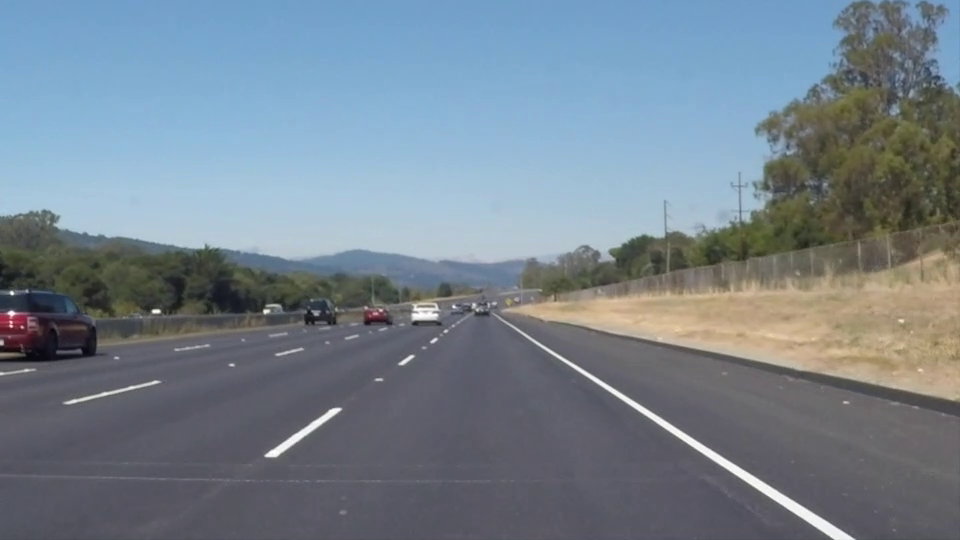
#> input picture frame 22 of videos/test_video.mp4, 960 x 540 px
$ python lane_detector.py
#> lines starting #> are read from the running program, lines starting #| are printed output that depends on the picture; after the words box and inside, x2 and y2 are one past the last pixel; in counts of white or black regions, pixels touching at a corner belong together
import cv2
import numpy as np
import csv
import os

# Configuration constants
ROI_VERTICES_RATIO = [(0.1, 1), (0.9, 1), (0.55, 0.6), (0.45, 0.6)]
CANNY_THRESHOLDS = (50, 150)
HOUGH_PARAMS = {
    "rho": 2,
    "theta": np.pi / 180,
    "threshold": 100,
    "min_line_len": 40,
    "max_line_gap": 5,
}
LANE_WIDTH_METERS = 3.7
PIXELS_PER_METER = 700  # approx lane width in pixels

def region_of_interest(img):
    height, width = img.shape[:2]
    vertices = np.array([[
        (int(x_ratio * width), int(y_ratio * height)) for x_ratio, y_ratio in ROI_VERTICES_RATIO
    ]], dtype=np.int32)

    mask = np.zeros_like(img)
    cv2.fillPoly(mask, vertices, 255)
    return cv2.bitwise_and(img, mask)

def average_slope_intercept(lines):
    if lines is None:
        return None, None

    left_lines, right_lines = [], []
    for line in lines:
        for x1, y1, x2, y2 in line:
            if abs(x2 - x1) < 20:  # filter near-vertical lines
                continue
            slope = (y2 - y1) / (x2 - x1)
            intercept = y1 - slope * x1

            # Slope threshold to filter out noise and assign side
            if slope < -0.5:
                left_lines.append((slope, intercept))
            elif slope > 0.5:
                right_lines.append((slope, intercept))

    left_avg = np.mean(left_lines, axis=0) if left_lines else None
    right_avg = np.mean(right_lines, axis=0) if right_lines else None
    return left_avg, right_avg

def make_line_coordinates(image, line_params):
    if line_params is None:
        return None

    slope, intercept = line_params
    height = image.shape[0]
    y1 = height
    y2 = int(y1 * 0.6)

    # Protect against division by zero
    if slope == 0:
        return None

    x1 = int((y1 - intercept) / slope)
    x2 = int((y2 - intercept) / slope)
    return np.array([x1, y1, x2, y2])

def draw_lines(image, lines, color=(0, 255, 0), thickness=10):
    line_img = np.zeros_like(image)
    if lines:
        for line in lines:
            if line is not None:
                x1, y1, x2, y2 = line
                cv2.line(line_img, (x1, y1), (x2, y2), color, thickness)
    return line_img

def process_frame(frame, csv_writer):
    gray = cv2.cvtColor(frame, cv2.COLOR_BGR2GRAY)
    blur = cv2.GaussianBlur(gray, (5, 5), 0)
    edges = cv2.Canny(blur, *CANNY_THRESHOLDS)
    cropped_edges = region_of_interest(edges)

    lines = cv2.HoughLinesP(
        cropped_edges,
        HOUGH_PARAMS["rho"],
        HOUGH_PARAMS["theta"],
        HOUGH_PARAMS["threshold"],
        minLineLength=HOUGH_PARAMS["min_line_len"],
        maxLineGap=HOUGH_PARAMS["max_line_gap"]
    )

    left_avg, right_avg = average_slope_intercept(lines)
    output = frame.copy()

    if left_avg is not None and right_avg is not None:
        left_line = make_line_coordinates(frame, left_avg)
        right_line = make_line_coordinates(frame, right_avg)

        if left_line is not None and right_line is not None:
            lane_center = (left_line[2] + right_line[2]) // 2
            frame_center = frame.shape[1] // 2

            offset = (frame_center - lane_center) * LANE_WIDTH_METERS / PIXELS_PER_METER

            lane_lines_img = draw_lines(frame, [left_line, right_line])
            combined = cv2.addWeighted(frame, 0.8, lane_lines_img, 1, 1)

            # Draw vertical reference lines
            cv2.line(combined, (frame_center, frame.shape[0]), (frame_center, int(frame.shape[0]*0.6)), (255, 0, 0), 2)
            cv2.line(combined, (lane_center, frame.shape[0]), (lane_center, int(frame.shape[0]*0.6)), (0, 255, 255), 2)

            cv2.putText(combined, f"Offset: {offset:.2f} m", (50, 50), cv2.FONT_HERSHEY_SIMPLEX, 1, (255, 0, 0), 2)

            csv_writer.writerow([offset])
            return combined

    # If detection fails, mark frame accordingly and log NaN offset
    cv2.putText(output, "Lane not detected", (50, 50), cv2.FONT_HERSHEY_SIMPLEX, 1, (0, 0, 255), 2)
    csv_writer.writerow(["NaN"])
    return output

def main():
    os.makedirs("output", exist_ok=True)
    cap = cv2.VideoCapture('videos/test_video.mp4')

    if not cap.isOpened():
        print("❌ Error: Could not open input video!")
        return

    with open('lane_data.csv', mode='w', newline='') as file:
        writer = csv.writer(file)
        writer.writerow(['Offset'])

        ret, frame = cap.read()
#> frame is the input picture: shape (540, 960, 3); mean B, G, R 141.9, 130.7, 117.7
        if not ret:
            print("❌ Could not read first frame.")
            return

        height, width = frame.shape[:2]
#> height = 540; width = 960
        fourcc = cv2.VideoWriter_fourcc(*'mp4v')
        out = cv2.VideoWriter('output/result_video.mp4', fourcc, 20.0, (width, height))

        cap.set(cv2.CAP_PROP_POS_FRAMES, 0)  # Reset to first frame

        while True:
            ret, frame = cap.read()
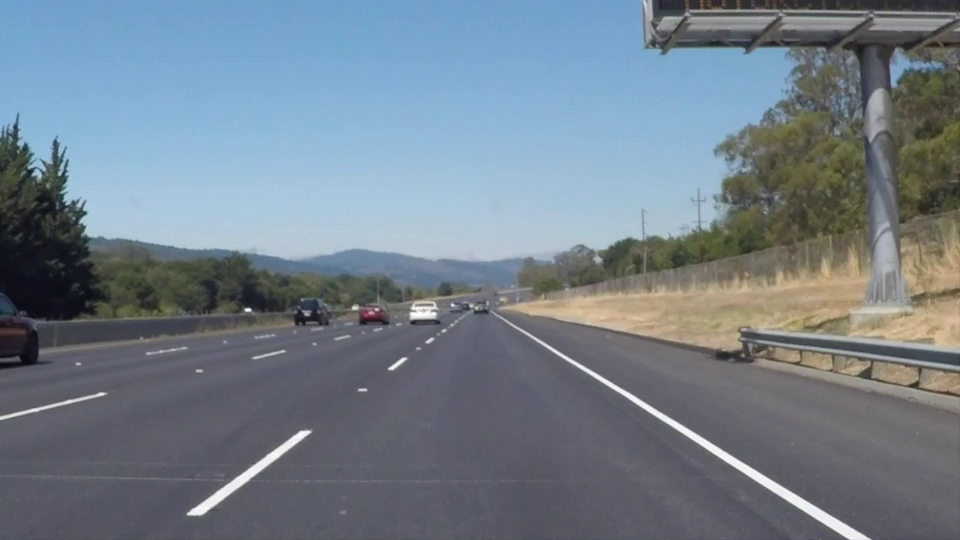
#> input picture frame 0 of videos/test_video.mp4, 960 x 540 px
#> frame is the input picture: shape (540, 960, 3); mean B, G, R 138.4, 127.2, 114.8
            if not ret:
                break

            processed_frame = process_frame(frame, writer)
#> in process_frame, `gray = cv2.cvtColor(frame, cv2.COLOR_BGR2GRAY)`:
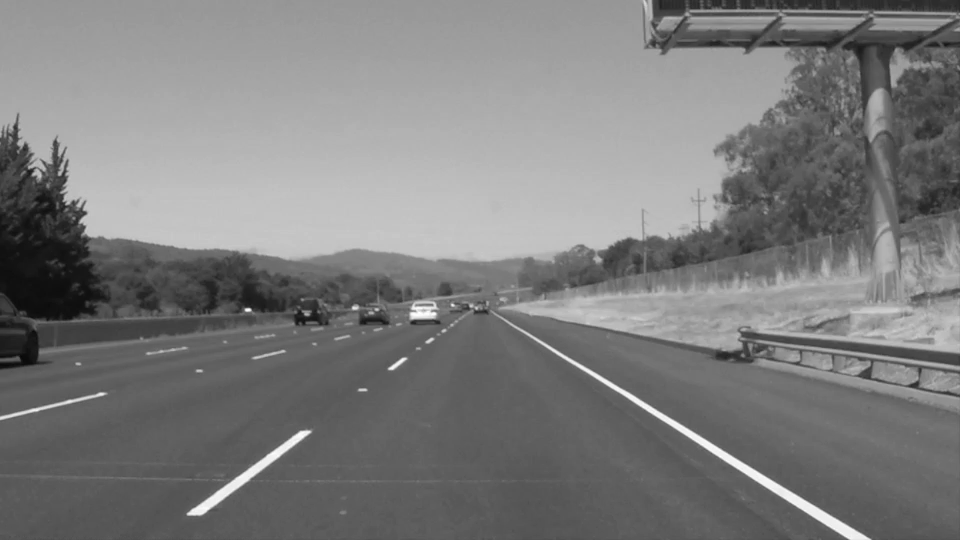
#> gray: shape (540, 960); min 6, max 255, mean 124.7
#> in process_frame, `edges = cv2.Canny(blur, *CANNY_THRESHOLDS)`:
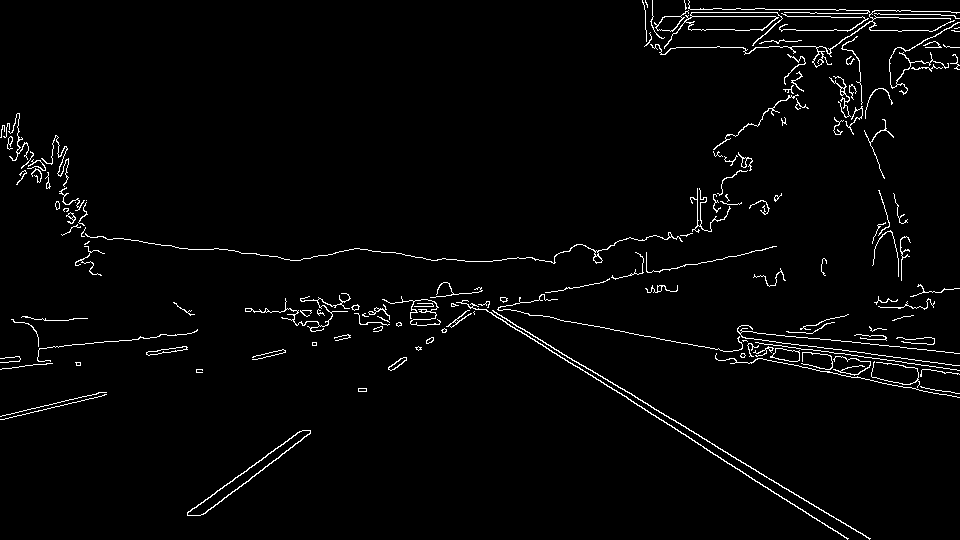
#> edges: shape (540, 960); 2.5% white in thin lines or dots
#> in region_of_interest, `cv2.fillPoly(mask, vertices, 255)`:
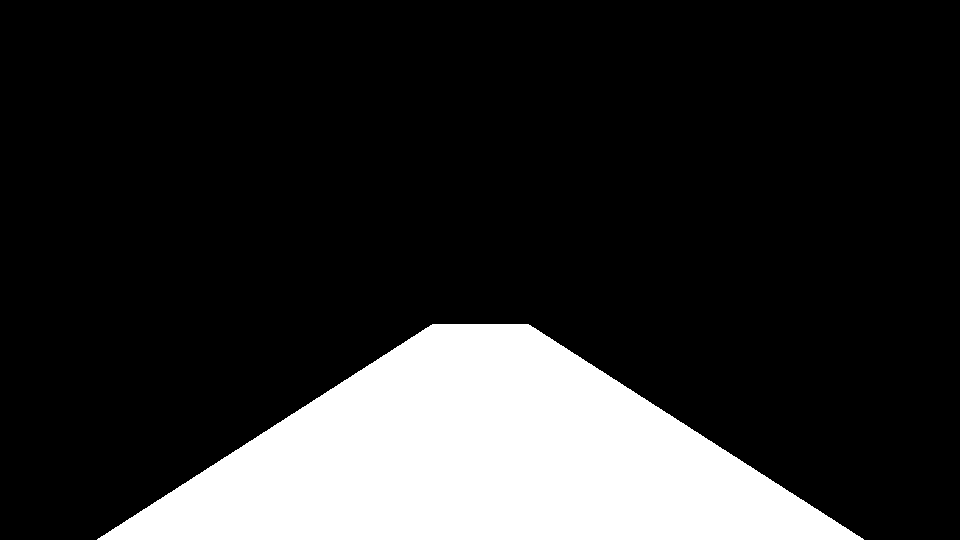
#> mask: shape (540, 960); 18% white; 1 white region, box (x1, y1, x2, y2) and area: (97, 324, 864, 540) 93432
#> in region_of_interest, `return cv2.bitwise_and(img, mask)`:
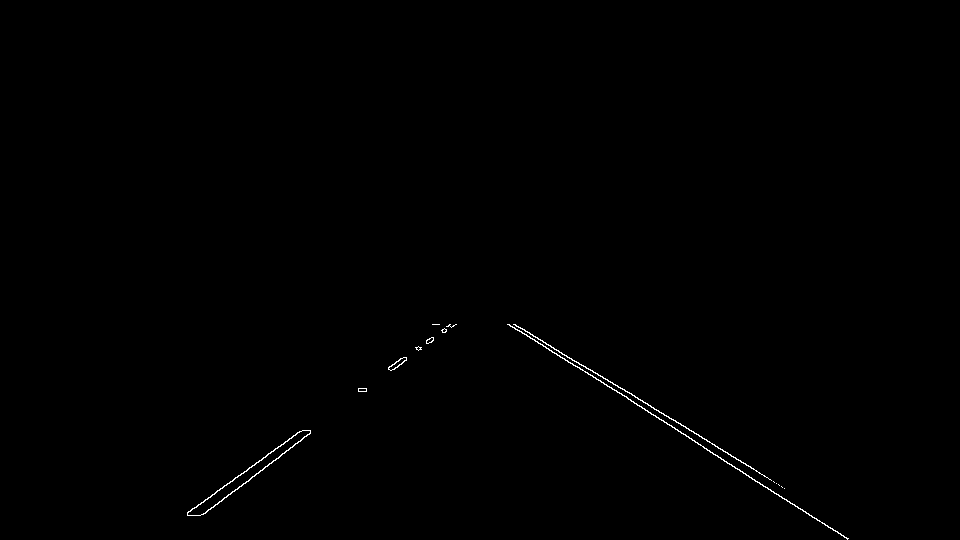
#> returned value: shape (540, 960); 0.3% white in thin lines or dots, all inside (x1, y1, x2, y2) = (187, 324, 849, 540)
#> in process_frame, `lines = cv2.HoughLinesP( cropped_edges, HOUGH_PARAMS["rho"], HOUGH_PAR..`: lines = [[509, 324, 694, 440], [513, 324, 764, 475], [202, 514, 310, 433], [234, 478, 302, 430], [704, 448, 848, 538], [516, 325, 714, 444], [212, 494, 287, 441]]
#> the loop in average_slope_intercept, `for line in lines:` made 7 passes
#> after the loop in average_slope_intercept, `for line in lines:`: left_lines = [(-0.75, 665.5), (-0.706, 643.2), (-0.707, 643.8)]; right_lines = [(0.627, 4.84), (0.602, 15.38), (0.625, 8), (0.601, 14.88)]
#> in average_slope_intercept, `left_avg = np.mean(left_lines, axis=0) if left_lines else None`: left_avg = [-0.721, 650.8]
#> in average_slope_intercept, `right_avg = np.mean(right_lines, axis=0) if right_lines else None`: right_avg = [0.614, 10.78]
#> in process_frame, `left_avg, right_avg = average_slope_intercept(lines)`: left_avg = [-0.721, 650.8]; right_avg = [0.614, 10.78]
#> in make_line_coordinates, `slope, intercept = line_params`: slope = -0.721; intercept = 650.8
#> in make_line_coordinates, `x1 = int((y1 - intercept) / slope)`: x1 = 153
#> in make_line_coordinates, `x2 = int((y2 - intercept) / slope)`: x2 = 453
#> in process_frame, `left_line = make_line_coordinates(frame, left_avg)`: left_line = [153, 540, 453, 324]
#> in process_frame, `right_line = make_line_coordinates(frame, right_avg)`: right_line = [862, 540, 510, 324]
#> in process_frame, `lane_center = (left_line[2] + right_line[2]) // 2`: lane_center = 481
#> in process_frame, `offset = (frame_center - lane_center) * LANE_WIDTH_METERS / PIXELS_PER..`: offset = -0.00529
#> the loop in draw_lines, `for line in lines:` made 2 passes
#> after the loop in draw_lines, `for line in lines:`:
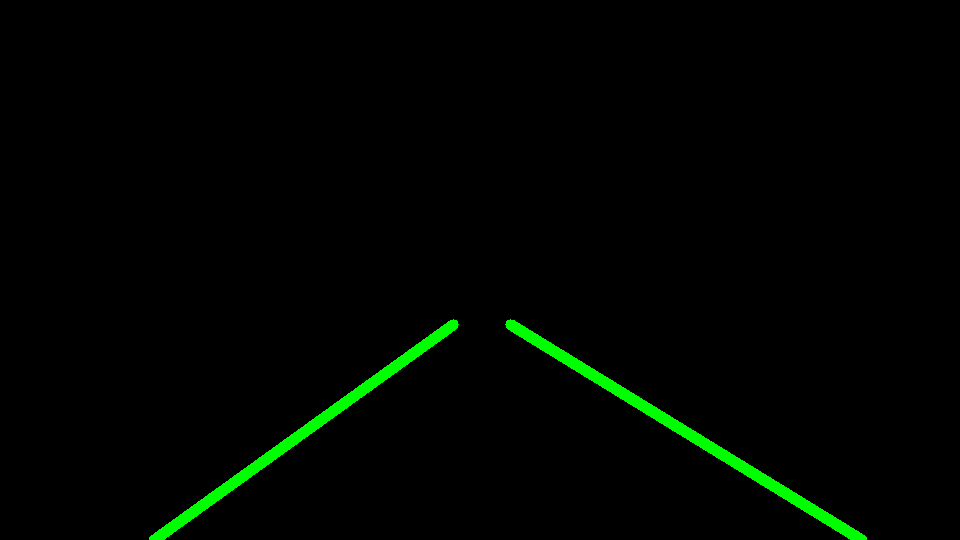
#> line_img: shape (540, 960, 3); mean of channels 0, 1, 2 0, 4.3, 0; drawn as B, G, R
#> in process_frame, `cv2.putText(combined, f"Offset: {offset:.2f} m", (50, 50), cv2.FONT_HE..`:
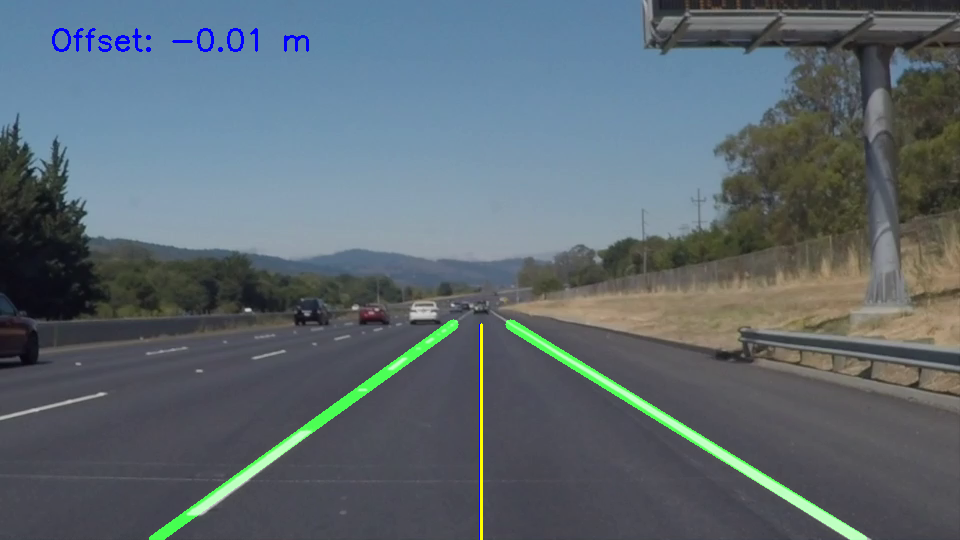
#> combined: shape (540, 960, 3); mean B, G, R 111.9, 104.7, 92.7
            out.write(processed_frame)
            cv2.imshow("Lane Detection", processed_frame)

            if cv2.waitKey(1) & 0xFF == ord('q'):
#> (key q is pressed here)
                break

        cap.release()
        out.release()
        cv2.destroyAllWindows()
        print("✅ Done: Video saved to output/result_video.mp4")

if __name__ == "__main__":
    main()

$ run again, starting later in the video
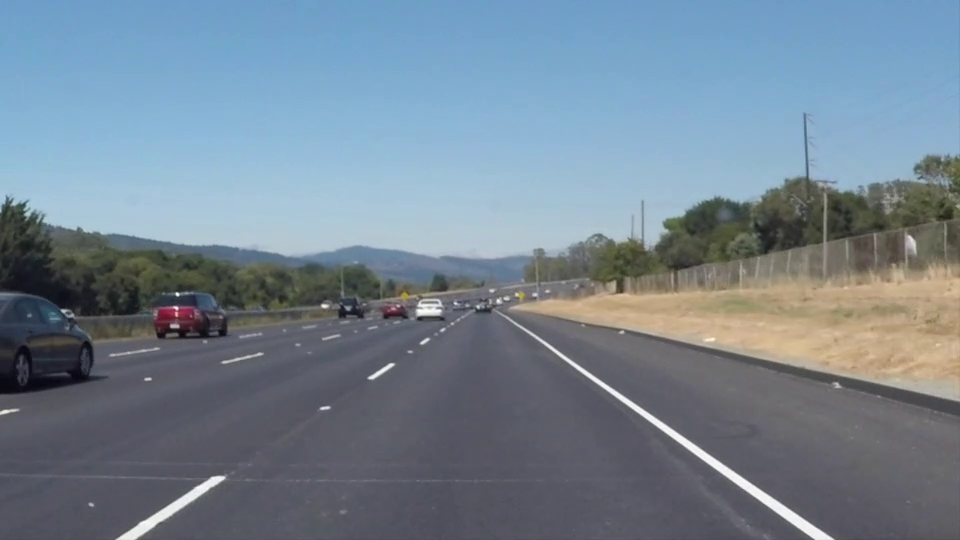
#> input picture frame 99 of videos/test_video.mp4, 960 x 540 px
#> in main, frame is the input picture: shape (540, 960, 3); mean B, G, R 146, 132.3, 116.7
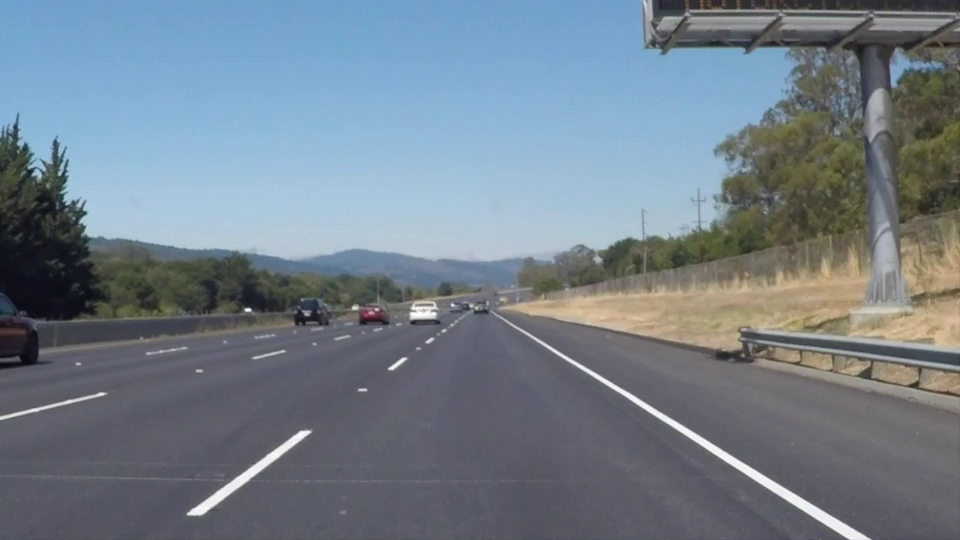
#> input picture frame 0 of videos/test_video.mp4, 960 x 540 px
#> in main, frame is the input picture: shape (540, 960, 3); mean B, G, R 138.4, 127.2, 114.8
#> edges: shape (540, 960); 2.5% white in thin lines or dots
#> mask: shape (540, 960); 18% white; 1 white region, box (x1, y1, x2, y2) and area: (97, 324, 864, 540) 93432
#> lines = [[509, 324, 694, 440], [513, 324, 764, 475], [202, 514, 310, 433], [234, 478, 302, 430], [704, 448, 848, 538], [516, 325, 714, 444], [212, 494, 287, 441]]
#> the loop in average_slope_intercept, `for line in lines:` made 7 passes
#> after the loop in average_slope_intercept, `for line in lines:`: left_lines = [(-0.75, 665.5), (-0.706, 643.2), (-0.707, 643.8)]; right_lines = [(0.627, 4.84), (0.602, 15.38), (0.625, 8), (0.601, 14.88)]
#> in average_slope_intercept, `left_avg = np.mean(left_lines, axis=0) if left_lines else None`: left_avg = [-0.721, 650.8]
#> in average_slope_intercept, `right_avg = np.mean(right_lines, axis=0) if right_lines else None`: right_avg = [0.614, 10.78]
#> in process_frame, `left_avg, right_avg = average_slope_intercept(lines)`: left_avg = [-0.721, 650.8]; right_avg = [0.614, 10.78]
#> slope = -0.721; intercept = 650.8
#> in make_line_coordinates, `x1 = int((y1 - intercept) / slope)`: x1 = 153
#> in make_line_coordinates, `x2 = int((y2 - intercept) / slope)`: x2 = 453
#> left_line = [153, 540, 453, 324]
#> right_line = [862, 540, 510, 324]
#> lane_center = 481
#> offset = -0.00529
#> the loop in draw_lines, `for line in lines:` made 2 passes

$ run again, starting later in the video
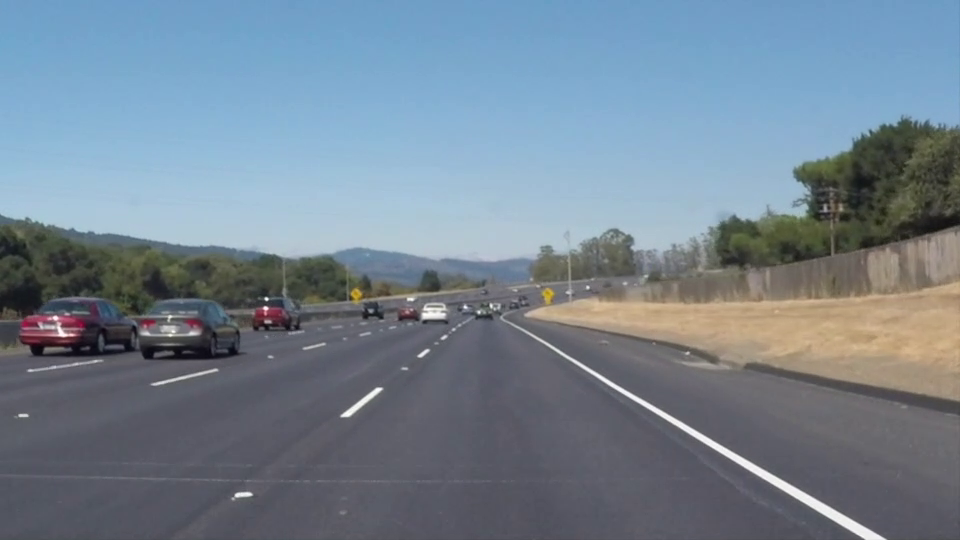
#> input picture frame 176 of videos/test_video.mp4, 960 x 540 px
#> in main, frame is the input picture: shape (540, 960, 3); mean B, G, R 145.2, 131.6, 116.5
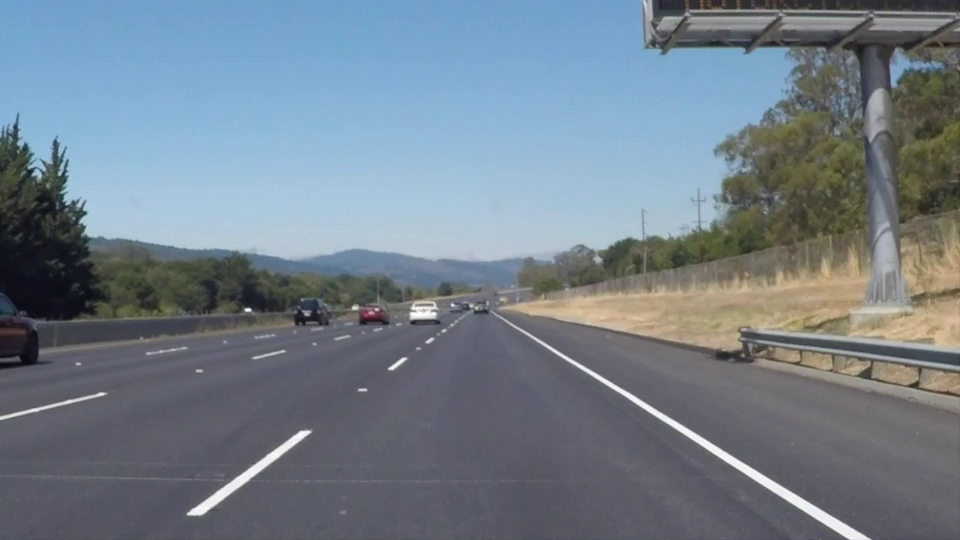
#> input picture frame 0 of videos/test_video.mp4, 960 x 540 px
#> in main, frame is the input picture: shape (540, 960, 3); mean B, G, R 138.4, 127.2, 114.8
#> edges: shape (540, 960); 2.5% white in thin lines or dots
#> mask: shape (540, 960); 18% white; 1 white region, box (x1, y1, x2, y2) and area: (97, 324, 864, 540) 93432
#> lines = [[509, 324, 694, 440], [513, 324, 764, 475], [202, 514, 310, 433], [234, 478, 302, 430], [704, 448, 848, 538], [516, 325, 714, 444], [212, 494, 287, 441]]
#> the loop in average_slope_intercept, `for line in lines:` made 7 passes
#> after the loop in average_slope_intercept, `for line in lines:`: left_lines = [(-0.75, 665.5), (-0.706, 643.2), (-0.707, 643.8)]; right_lines = [(0.627, 4.84), (0.602, 15.38), (0.625, 8), (0.601, 14.88)]
#> in average_slope_intercept, `left_avg = np.mean(left_lines, axis=0) if left_lines else None`: left_avg = [-0.721, 650.8]
#> in average_slope_intercept, `right_avg = np.mean(right_lines, axis=0) if right_lines else None`: right_avg = [0.614, 10.78]
#> in process_frame, `left_avg, right_avg = average_slope_intercept(lines)`: left_avg = [-0.721, 650.8]; right_avg = [0.614, 10.78]
#> slope = -0.721; intercept = 650.8
#> in make_line_coordinates, `x1 = int((y1 - intercept) / slope)`: x1 = 153
#> in make_line_coordinates, `x2 = int((y2 - intercept) / slope)`: x2 = 453
#> left_line = [153, 540, 453, 324]
#> right_line = [862, 540, 510, 324]
#> lane_center = 481
#> offset = -0.00529
#> the loop in draw_lines, `for line in lines:` made 2 passes
